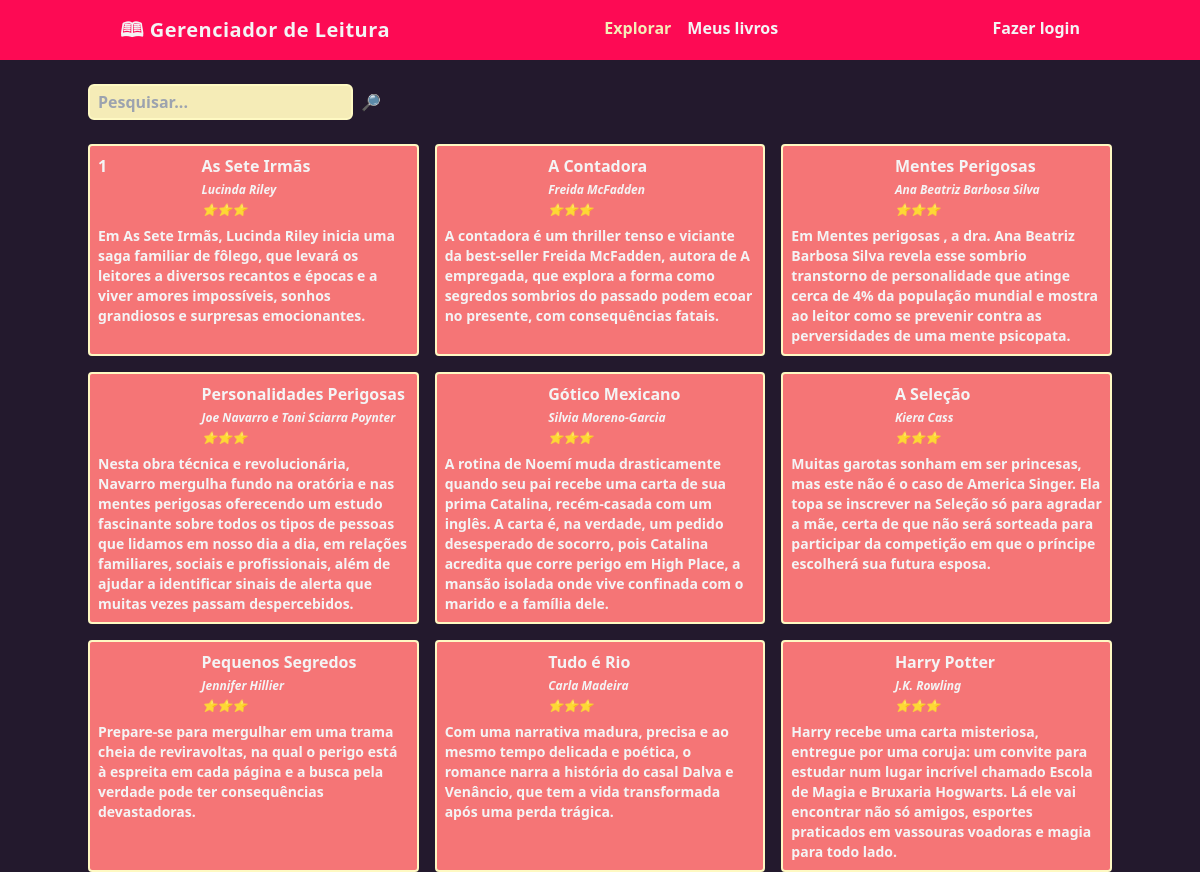
Before: / with the older database file.
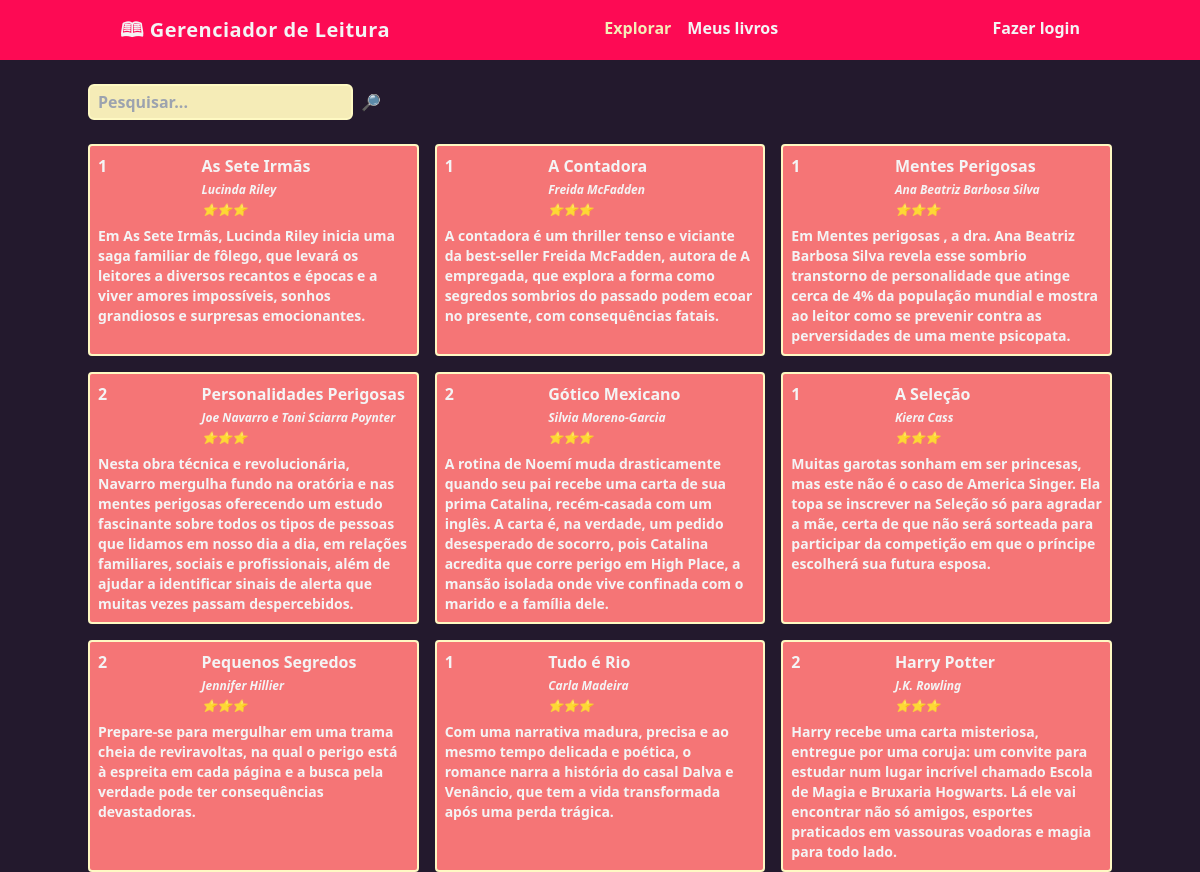
After: the same page with the newer database file.
### tables this page shows
CREATE TABLE livros (
    id integer primary key,
    titulo varchar(255),
    autor varchar(100),
    descricao text,
    usuario_id integer,
    foreign key (usuario_id) references usuarios(id) on delete cascade
  );

### functions.php (called while the page is built, shortened)
<?php
function view($view, $data = [])
{
    require "views/template/app.php";
}

### controllers/index.controller.php (called while the page is built)
<?php
$pesquisar = $_REQUEST['pesquisar'] ?? '';
$livros = $database->query(
    query: "select * from livros where titulo like :filtro",
    class: Livro::class,
    params: ['filtro' => "%$pesquisar%"]
)->fetchAll();
view('index', [
    'livros' => $livros
]);

### routes.php (called while the page is built, shortened)
<?php
$controller = str_replace('/', '', parse_url($_SERVER['REQUEST_URI'])['path']);
if (!$controller) {
    $controller = 'index';
}
require "controllers/{$controller}.controller.php";

### index.php (called while the page is built, shortened)
<?php
require "functions.php";
$config = require('config.php');
require "database.php";
require "routes.php";

### config.php (called while the page is built)
<?php
return [
    'database' => [
        'driver' => 'sqlite',
        'database' => 'database.sqlite'
    ]
];

### database.php (called while the page is built)
<?php
class DB
{
    private $db;
    public function __construct($config)
    {
        $connectionString = $config['driver'] . ':' . $config['database'];
        $this->db = new PDO($connectionString);
    }
    public function query($query, $class = null, $params = [])
    {
        $prepare = $this->db->prepare($query);
        if ($class) {
            $prepare->setFetchMode(PDO::FETCH_CLASS, $class);
        }
        $prepare->execute($params);
        return $prepare;
    }
}
$database = new DB($config['database']);

### views/index.view.php (the view)
<main class="mx-auto max-w-screen-lg space-y-6">
    <form class="w-full flex space-x-2 mt-6">
        <input type="text" name="pesquisar" style="background-color: #f5ecb7;"
            class="rounded-md border-yellow-100 border-2 focus:outline-none px-2 py-1 text-zinc-950"
            placeholder="Pesquisar...">
        <button type="submit">🔎</button>
    </form>
    <section class="grid  grid-cols-1 md:grid-cols-2 lg:grid-cols-3 gap-4">
        <?php foreach ($livros as $livro): ?>
            <div style="background-color: #f57576" class="p-2 rounded border-2 border-yellow-100">
                <div class="flex">
                    <div class="w-1/3"><?php echo $livro->usuario_id ?></div>
                    <div class="space-y-1">
                        <a href="/livro?id=<?php echo $livro->id ?>"
                            class="font-semibold hover:underline"><?php echo $livro->titulo ?></a>
                        <div class="text-xs italic"><?php echo $livro->autor ?></div>
                        <div class="text-xs italic">⭐⭐⭐</div>
                    </div>
                </div>
                <div class="text-sm mt-2">
                    <?php echo $livro->descricao ?>
                </div>
            </div>
        <?php endforeach; ?>
    </section>

### views/template/app.php (shortened to what this page needs)
<!DOCTYPE html>
<html lang="en">
<head>
    <script src="https://cdn.tailwindcss.com"></script>
</head>
<body style="background-color: #23192d" class="font-bold text-zinc-100">
    <header style="background-color: #fd0a54;">
        <nav class="mx-auto max-w-screen-lg flex justify-between px-8 py-4">
            <div class="font-bold text-xl tracking-wide"> 🕮 Gerenciador de Leitura</div>
            <ul class="flex space-x-4">
                <li><a href="/" style="color: #f5ecb7;">Explorar</a></li>
                <li><a href="/meus-livros" class="hover:underline">Meus livros</a></li>
            </ul>
            <ul>
                <li><a href="/login" class="hover:underline">Fazer login</a></li>
            </ul>
        </nav>
    </header>
    <main class="mx-auto max-w-screen-lg space-y-6">
        <?php require "views/{$view}.view.php"; ?>
    </main>
</body>
</html>

Changed rows visible on the page:
changed livros "A Contadora": usuario (not shown) → "1"
changed livros "Mentes Perigosas": usuario (not shown) → "1"
changed livros "Personalidades Perigosas": usuario (not shown) → "2"
changed livros "Gótico Mexicano": usuario (not shown) → "2"
changed livros "A Seleção": usuario (not shown) → "1"
changed livros "Pequenos Segredos": usuario (not shown) → "2"
changed livros "Tudo é Rio": usuario (not shown) → "1"
changed livros "Harry Potter": usuario (not shown) → "2"
